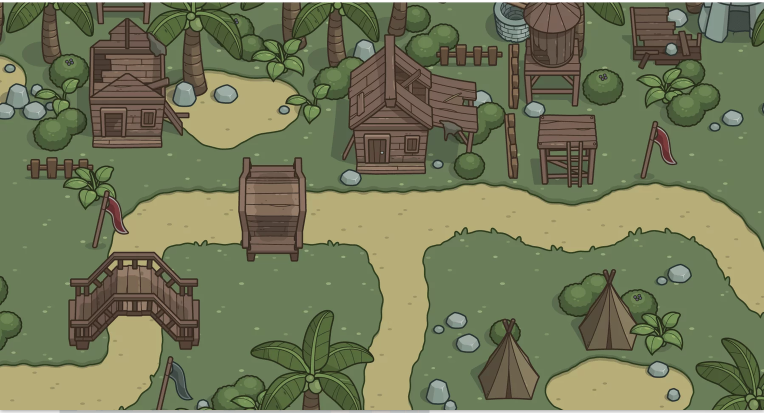
#> input picture assets/images/maps/Screenshot from 2026-11-22 09-47-17.png, 1528 x 825 px, found by its file name (shown at 1/2 size)
$ python defense_map.py
#> lines starting #> are read from the running program, lines starting #| are printed output that depends on the picture; after the words box and inside, x2 and y2 are one past the last pixel; in counts of white or black regions, pixels touching at a corner belong together
"""Builds the tower-defense map assets from the raw map screenshot.

Outputs:
  assets/images/maps/jungle_camp.png                  cropped, clean map image
  lib/features/defense/domain/maps/jungle_camp.dart   placement grid + routes

Placement grid: one char per CELL x CELL block of map pixels.
  '#' = grass where the pet can stand, '.' = anything else (path, sand,
  buildings, bushes, palms, rocks...). A cell counts as grass only when
  almost all of its pixels are the flat grass colour.

Usage:  python3 tool/defense_map.py
"""

import os

import numpy as np
from PIL import Image

SRC = 'assets/images/maps/Screenshot from 2026-11-22 09-47-17.png'
OUT_IMG = 'assets/images/maps/jungle_camp.png'
OUT_DART = 'lib/features/defense/domain/maps/jungle_camp.dart'

# The screenshot has a white strip on top and a grey one at the bottom.
CROP = (0, 5, 1528, 819)
CELL = 16
GRASS = (106, 125, 89)
GRASS_TOLERANCE = 30  # sum of |dr|+|dg|+|db|
GRASS_MIN_FRACTION = 0.8

# Path centre lines in cropped-map pixels, traced over the sand path.
# Two entrances (right edge, bottom edge) merge and leave at the bottom-left.
SHARED = [(790, 428), (720, 428), (640, 430), (545, 430), (440, 432),
          (360, 432), (300, 450), (265, 500), (260, 560), (265, 640),
          (265, 700), (240, 750), (150, 790), (60, 800), (-40, 800)]
ROUTES = {
    'east': [(1560, 550), (1520, 550), (1470, 500), (1420, 445), (1360, 415),
             (1290, 410), (1230, 425), (1160, 450), (1080, 440), (1000, 420),
             (920, 415), (840, 425)] + SHARED,
    'south': [(775, 850), (772, 790), (785, 720), (805, 640), (805, 560),
              (795, 490)] + SHARED,
}


def main():
    img = Image.open(SRC).convert('RGB').crop(CROP)
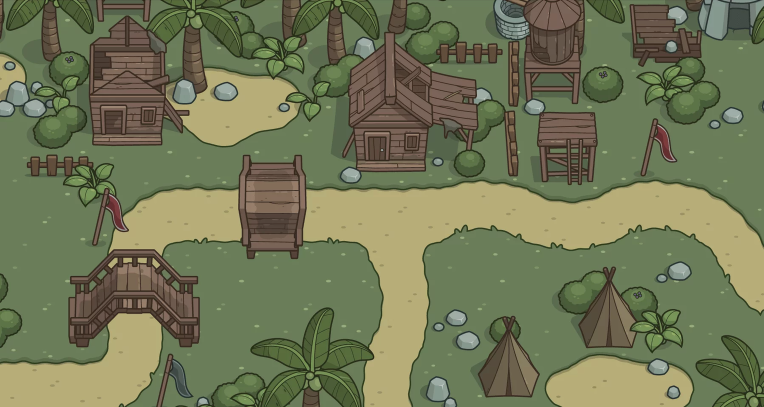
#> img: PIL image 1528x814 RGB (shown at 1/2 size); mean R, G, B 113.6, 119.3, 85.8
    img.save(OUT_IMG, optimize=True)
    px = np.asarray(img).astype(int)
    h, w, _ = px.shape
#> h = 814; w = 1528
    grass = np.abs(px - GRASS).sum(2) < GRASS_TOLERANCE
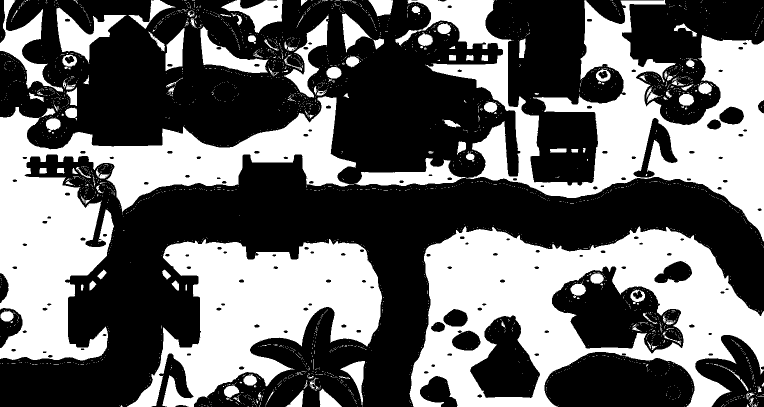
#> grass: shape (814, 1528) bool (shown at 1/2 size); 40.6% white; 2955 white regions (2815 under 20 px), largest, box (x1, y1, x2, y2) and area: (819, 453, 1528, 814) 129430, (709, 0, 1528, 483) 117181, (0, 192, 712, 721) 114103

    rows = []
    for cy in range(0, h - CELL + 1, CELL):
        row = ''
        for cx in range(0, w - CELL + 1, CELL):
            frac = grass[cy:cy + CELL, cx:cx + CELL].mean()
            row += '#' if frac >= GRASS_MIN_FRACTION else '.'
        rows.append(row)
#> after the loop, rows = 50 items

    def pts(route):
        return ', '.join(f'MapPoint({x}, {y})' for x, y in route)

    routes = '\n'.join(
        f"    MapRoute('{name}', [{pts(r)}]),"
        for name, r in ROUTES.items())
    grid = '\n'.join(f"    '{r}'," for r in rows)

    os.makedirs(os.path.dirname(OUT_DART), exist_ok=True)
    with open(OUT_DART, 'w') as f:
        f.write(f"""// GENERATED by tool/defense_map.py — do not edit by hand.
// ignore_for_file: require_trailing_commas

import '../entities/defense_map_entity.dart';

/// Jungle camp: two entrances (east, south) merging into one exit at the
/// bottom-left. '#' cells are grass where the pet may be placed.
const jungleCampMap = DefenseMapEntity(
  image: 'maps/jungle_camp.png',
  width: {w},
  height: {h},
  cellSize: {CELL},
  routes: [
{routes}
  ],
  placementGrid: [
{grid}
  ],
);
""")
    print(f'map {w}x{h}, grid {len(rows[0])}x{len(rows)}, '
          f'placeable {sum(r.count("#") for r in rows)} cells')
#| map 1528x814, grid 95x50, placeable 1533 cells


if __name__ == '__main__':
    main()
